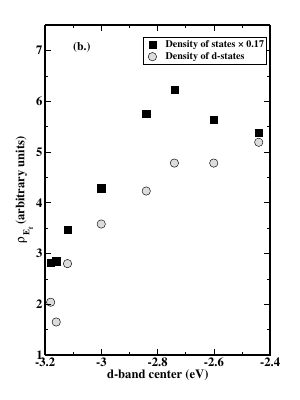

Generate this figure with Python:
#%[files,labels,ed,dw,fd,rho_ef]=textread('Pt_3d_electonic_structure.csv','%s%s%n%n%n%n','headerlines',1);
from GracePlot import *
from math import *
from Numeric import *
rhod_ef=[1.65, 2.04, 2.80, 3.58, 4.23, 4.78, 4.78, 5.19]
rhod_ef.reverse()

rho_ef=array([31.65, 33.14, 36.60, 33.86, 25.20, 20.37, 16.55, 16.74])*0.17

sf=6.75/8;
ed=[-2.44, -2.60, -2.74, -2.84, -3.00, -3.12, -3.18, -3.16];
dw=[9.11, 9.70, 10.47, 11.10, 12.14, 12.84, 13.21, 13.03];

p=GracePlot(3.0,4)
p.SetView(0.15,0.15,0.9,1.25)
#set(gcf,'Units','inches','Position',[1 1 6.75 4],'PaperPositionMode','auto','PaperSize',[6.75 4])
d1=Data(ed,rho_ef,
        symbol=Symbol(symbol=square,fillcolor=black,size=1.4),
        line=Line(linestyle=0),
        legend='Density of states \\cW\C 0.17')

d2=Data(ed,rhod_ef,symbol=Symbol(symbol=circle,fillcolor=gray,size=1.4),
        line=Line(linestyle=0),
        legend='Density of d-states')

p.plot(d1,d2)
p.xaxis(-3.2,-2.4)
p.yaxis(1,7.5)
p.xlabel('d-band center (eV)')
p.ylabel('\\f{12}r\\f{2}\sE\sf\N (arbitrary units)')

p.text(x=-3.1,y=7,string='(b.)',charsize=1.4,font=2)

p.legend(x=-2.85,y=7.25,font=2,charsize=1.2)

p.save('figure2b.eps')
p.save('figure2b.pdf')
p.save('figure2b.agr')
